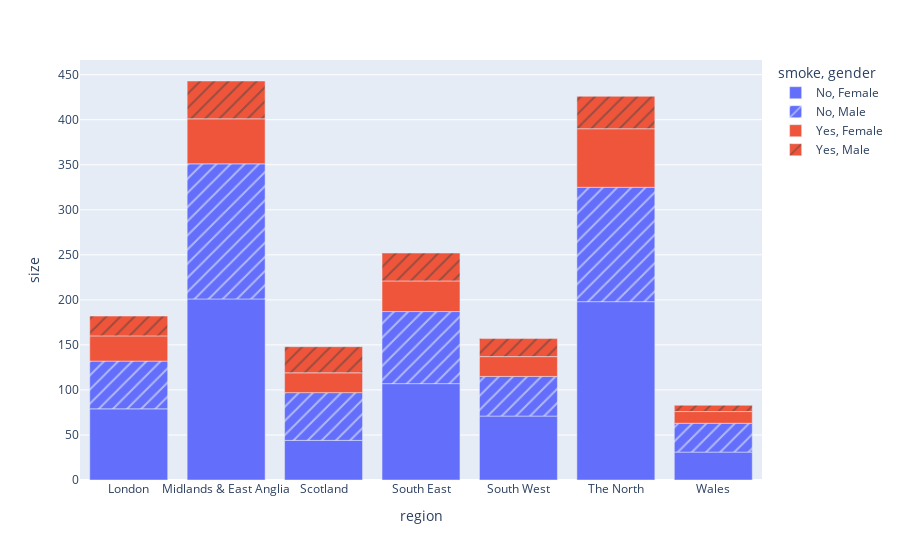

Here is the notebook cell this chart was saved with:
### Code cell
px.bar(x= 'region', y='size', color = 'smoke',data_frame = sk_df8,  pattern_shape= 'gender')

### Figure 1 — Plotly figure (JSON) as saved in the notebook; plotly's stock layout.template omitted (floating-point values rounded to 4 significant figures)
{"data": [{"alignmentgroup": "True", "hovertemplate": "smoke=No<br>gender=Female<br>region=%{x}<br>size=%{y}<extra></extra>", "legendgroup": "No, Female", "marker": {"color": "#636efa", "pattern": {"shape": ""}}, "name": "No, Female", "offsetgroup": "No, Female", "orientation": "v", "showlegend": true, "textposition": "auto", "type": "bar", "x": ["London", "Midlands & East Anglia", "Scotland", "South East", "South West", "The North", "Wales"], "xaxis": "x", "y": [79, 201, 44, 107, 71, 198, 31], "yaxis": "y"}, {"alignmentgroup": "True", "hovertemplate": "smoke=No<br>gender=Male<br>region=%{x}<br>size=%{y}<extra></extra>", "legendgroup": "No, Male", "marker": {"color": "#636efa", "pattern": {"shape": "/"}}, "name": "No, Male", "offsetgroup": "No, Male", "orientation": "v", "showlegend": true, "textposition": "auto", "type": "bar", "x": ["London", "Midlands & East Anglia", "Scotland", "South East", "South West", "The North", "Wales"], "xaxis": "x", "y": [53, 150, 53, 80, 44, 127, 32], "yaxis": "y"}, {"alignmentgroup": "True", "hovertemplate": "smoke=Yes<br>gender=Female<br>region=%{x}<br>size=%{y}<extra></extra>", "legendgroup": "Yes, Female", "marker": {"color": "#EF553B", "pattern": {"shape": ""}}, "name": "Yes, Female", "offsetgroup": "Yes, Female", "orientation": "v", "showlegend": true, "textposition": "auto", "type": "bar", "x": ["London", "Midlands & East Anglia", "Scotland", "South East", "South West", "The North", "Wales"], "xaxis": "x", "y": [28, 50, 22, 34, 22, 65, 13], "yaxis": "y"}, {"alignmentgroup": "True", "hovertemplate": "smoke=Yes<br>gender=Male<br>region=%{x}<br>size=%{y}<extra></extra>", "legendgroup": "Yes, Male", "marker": {"color": "#EF553B", "pattern": {"shape": "/"}}, "name": "Yes, Male", "offsetgroup": "Yes, Male", "orientation": "v", "showlegend": true, "textposition": "auto", "type": "bar", "x": ["London", "Midlands & East Anglia", "Scotland", "South East", "South West", "The North", "Wales"], "xaxis": "x", "y": [22, 42, 29, 31, 20, 36, 7], "yaxis": "y"}], "layout": {"barmode": "relative", "legend": {"title": {"text": "smoke, gender"}, "tracegroupgap": 0}, "margin": {"t": 60}, "xaxis": {"anchor": "y", "domain": [0, 1], "title": {"text": "region"}}, "yaxis": {"anchor": "x", "domain": [0, 1], "title": {"text": "size"}}}}
